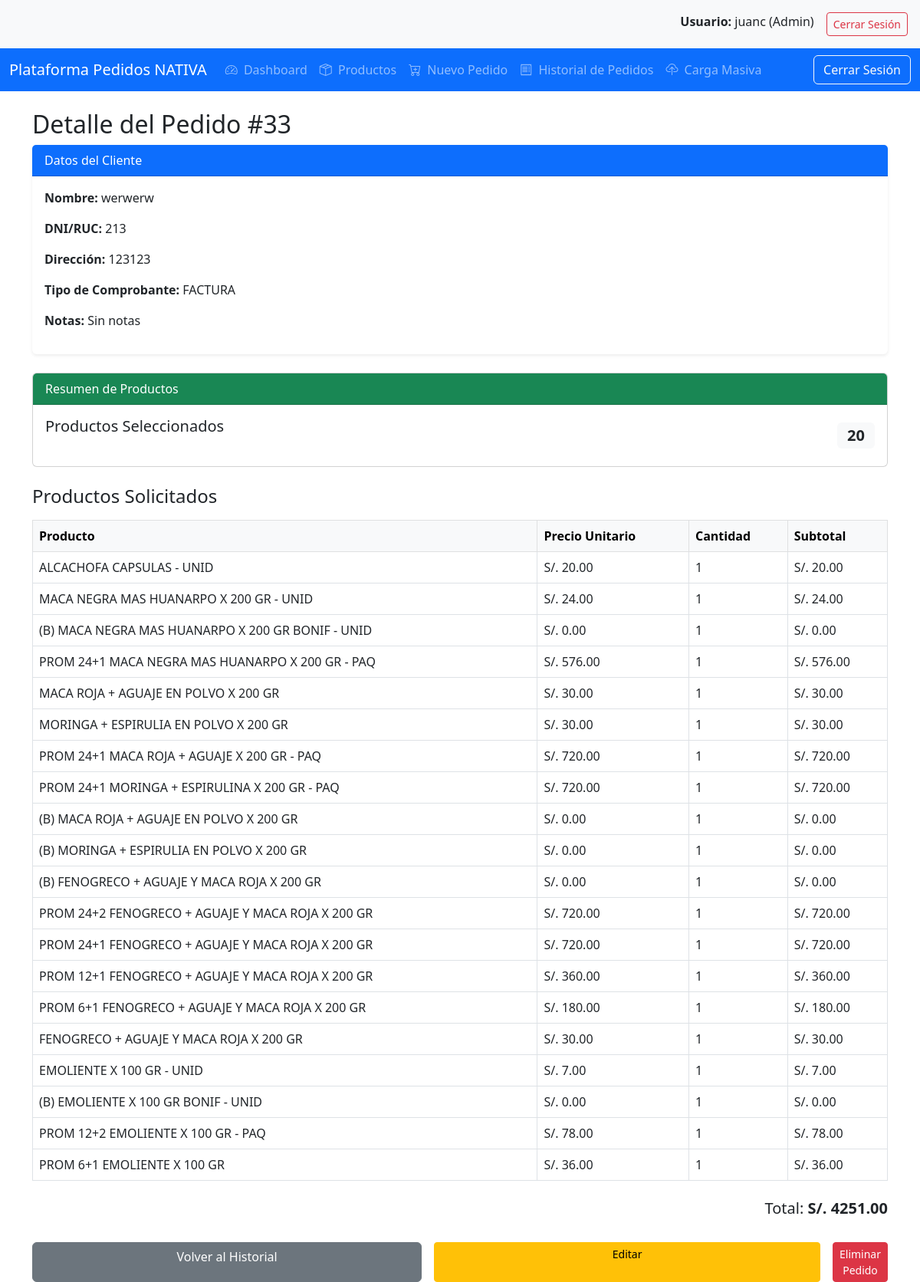
Page /pedidos/33/ (signed in) on the committed database.
### pedidos/models.py (models this page shows, shortened)
class Pedido(models.Model):
    TIPO_COMPROBANTE_CHOICES = [
        ('BOLETA', 'Boleta'),
        ('FACTURA', 'Factura'),
        ('NOTA_VENTA', 'Nota de Venta'),
        ('TICKET', 'Ticket'),
        ('COTIZACION', 'Cotización'),
        ('OTRO', 'Otro')
    ]
    cliente_nombre = models.CharField(max_length=100)
    cliente_dni = models.CharField(max_length=20)
    cliente_empresa = models.CharField(max_length=100, blank=True, null=True)
    direccion = models.TextField()
    tipo_comprobante = models.CharField(
        max_length=50,
        choices=TIPO_COMPROBANTE_CHOICES,
        verbose_name="Tipo de Comprobante"
    )
    notas = models.TextField(blank=True, null=True)
    fecha_pedido = models.DateTimeField(auto_now_add=True)
    total = models.DecimalField(max_digits=12, decimal_places=2, default=0.00)

class DetallePedido(models.Model):
    pedido = models.ForeignKey(Pedido, on_delete=models.CASCADE)
    producto = models.ForeignKey(Producto, on_delete=models.CASCADE)
    cantidad = models.PositiveIntegerField(default=1)
    subtotal = models.DecimalField(max_digits=10, decimal_places=2, default=0.00)

### productos/models.py (models this page shows, shortened)
class Producto(models.Model):
    nombre = models.CharField(max_length=200)
    sku = models.CharField(max_length=50, unique=True)
    precio = models.DecimalField(max_digits=10, decimal_places=2)
    descripcion = models.TextField(blank=True, null=True)
    fecha_creacion = models.DateTimeField(auto_now_add=True)
    activo = models.BooleanField(default=True)

### pedidos/views.py (the view)
# urls.py: path('<int:pk>/', views.pedido_detalle, name='pedido_detalle'),
@login_required
def pedido_detalle(request, pk):
    pedido = get_object_or_404(Pedido, pk=pk)
    detalles = pedido.detallepedido_set.all()  # Obtener todos los productos del pedido
    return render(request, 'pedidos/pedido_detalle.html', {'pedido': pedido, 'detalles': detalles})

### usuarios/templatetags/group_tags.py (called while the page is built)
@register.filter(name='has_group')
def has_group(user, group_name):
    return user.groups.filter(name=group_name).exists()

### templates/pedidos/pedido_detalle.html (shortened to what this page needs)
{% extends "base.html" %}
{% load group_tags %}
{% block content %}
<h2>Detalle del Pedido #{{ pedido.id }}</h2>
<div class="card mb-4 shadow-sm border-0">
    <div class="card-header bg-primary text-white">
        Datos del Cliente
    </div>
    <div class="card-body">
        <p><strong>Nombre:</strong> {{ pedido.cliente_nombre }}</p>
        <p><strong>DNI/RUC:</strong> {{ pedido.cliente_dni|default:"-" }}</p>
        <p><strong>Dirección:</strong> {{ pedido.direccion|default:"-" }}</p>
        <p><strong>Tipo de Comprobante:</strong> {{ pedido.tipo_comprobante|default:"-" }}</p>
        <p><strong>Notas:</strong> {{ pedido.notas|default:"Sin notas" }}</p>
    </div>
</div>
<div class="card mb-4">
    <div class="card-header bg-success text-white">
        Resumen de Productos
    </div>
    <div class="card-body d-flex justify-content-between align-items-center">
        <div>
            <h5 class="mb-0">Productos Seleccionados</h5>
            <small class="text-white-50">Total: {{ detalles|length }} productos</small>
        </div>
        <span class="badge bg-light text-dark fs-5">
            {{ detalles|length }}
        </span>
    </div>
</div>
<h4 class="mb-3">Productos Solicitados</h4>
<div class="table-responsive d-none d-md-block">
    <table class="table table-bordered bg-light mb-4">
        <thead class="table-light">
            <tr>
                <th>Producto</th>
                <th>Precio Unitario</th>
                <th>Cantidad</th>
                <th>Subtotal</th>
            </tr>
        </thead>
        <tbody>
            {% if detalles %}
                {% for detalle in detalles %}
                    <tr>
                        <td>{{ detalle.producto.nombre }}</td>
                        <td>S/. {{ detalle.producto.precio|floatformat:2 }}</td>
                        <td>{{ detalle.cantidad }}</td>
                        <td>S/. {{ detalle.subtotal|floatformat:2 }}</td>
                    </tr>
                {% endfor %}
            {% else %}
                <tr>
                    <td colspan="4" class="text-center text-muted">No hay productos en este pedido.</td>
                </tr>
            {% endif %}
        </tbody>
    </table>
</div>
<div class="d-flex justify-content-end mb-4">
    <h5>Total: <strong>S/. {{ pedido.total|floatformat:2 }}</strong></h5>
</div>
<div class="d-grid gap-2 d-md-flex justify-content-md-end">
    <a href="{% url 'historial:pedido_historial' %}" class="btn btn-secondary w-100 w-md-auto me-md-2">Volver al Historial</a>
    {% if not user|has_group:"Vendedor" and not user|has_group:"Lector" %}
        <a href="{% url 'pedidos:pedido_editar' pedido.id %}" class="btn btn-warning btn-sm w-100 w-md-auto me-md-2">Editar</a>
    {% endif %}
    {% if not user|has_group:"Vendedor" and not user|has_group:"Lector" %}
        <form method="post" action="{% url 'pedidos:pedido_eliminar' pedido.id %}" class="d-inline">
            <button type="submit" class="btn btn-danger btn-sm w-100 w-md-auto" onclick="return confirm('¿Estás seguro?')">Eliminar Pedido</button>
        </form>
    {% endif %}
</div>
{% endblock %}

### templates/base.html (shortened to what this page needs)
{% load group_tags %}
<!DOCTYPE html>
<html lang="es">
<head>
    <link href="https://cdn.jsdelivr.net/npm/bootstrap@5.3.0/dist/css/bootstrap.min.css"  rel="stylesheet">
    <link rel="stylesheet" href="https://cdn.jsdelivr.net/npm/bootstrap-icons@1.11.3/font/bootstrap-icons.min.css">
</head>
<body>
<div class="d-flex justify-content-end p-3 bg-light">
    {% if user.is_authenticated %}
        <div class="me-3">
            <strong>Usuario:</strong> {{ user.username }}
            {% if user|has_group:"Vendedor" %}
                (Vendedor)
            {% elif user.is_superuser %}
                (Admin)
            {% endif %}
        </div>
        <form action="{% url 'logout' %}" method="post" class="d-inline">
            <button type="submit" class="btn btn-sm btn-outline-danger">Cerrar Sesión</button>
        </form>
    {% else %}
        <a href="{% url 'login' %}?next={{ request.path }}" class="btn btn-sm btn-outline-primary">Iniciar Sesión</a>
    {% endif %}
</div>
{% include "menu.html" %}
<div class="container mt-4">
    {% block content %}
    {% endblock %}
</div>
</body>
</html>

### templates/menu.html (shortened to what this page needs)
{% load group_tags %}
<nav class="navbar navbar-expand-lg navbar-dark bg-primary mb-4">
    <div class="container-fluid">
        <a class="navbar-brand" href="#">Plataforma Pedidos NATIVA</a>
        <div class="collapse navbar-collapse" id="navbarSupportedContent">
            <ul class="navbar-nav me-auto mb-2 mb-lg-0">
                {% if user.is_superuser or user|has_group:"Administrador" %}
                    <li class="nav-item">
                        <a class="nav-link" href="{% url 'dashboard' %}">
                            <i class="bi bi-speedometer2 me-1"></i> Dashboard
                        </a>
                    </li>
                {% endif %}
                <li class="nav-item">
                    <a class="nav-link" href="{% url 'productos:producto_list' %}">
                        <i class="bi bi-box-seam me-1"></i> Productos
                    </a>
                </li>
                <li class="nav-item">
                    <a class="nav-link" href="{% url 'pedidos:pedido_crear' %}">
                        <i class="bi bi-cart-plus me-1"></i> Nuevo Pedido
                    </a>
                </li>
                <li class="nav-item">
                    <a class="nav-link" href="{% url 'historial:pedido_historial' %}">
                        <i class="bi bi-receipt me-1"></i> Historial de Pedidos
                    </a>
                </li>
                {% if user.is_superuser %}
                    <li class="nav-item">
                        <a class="nav-link" href="{% url 'productos:carga_masiva_productos' %}">
                            <i class="bi bi-cloud-upload me-1"></i> Carga Masiva
                        </a>
                    </li>
                {% endif %}
            </ul>
            <form class="d-flex ms-auto" action="{% url 'logout' %}" method="post">
                <button type="submit" class="btn btn-outline-light">Cerrar Sesión</button>
            </form>
        </div>
    </div>
</nav>

### rows in the picture
Pedido: id "33", cliente_nombre "werwerw", cliente_dni "213", direccion "123123", tipo_comprobante "FACTURA", notas "Sin notas", total "4251.00"
DetallePedido: producto.nombre "ALCACHOFA CAPSULAS - UNID", producto.precio "20.00", cantidad "1", subtotal "20.00"
DetallePedido: producto.nombre "MACA NEGRA MAS HUANARPO X 200 GR - UNID", producto.precio "24.00", cantidad "1", subtotal "24.00"
DetallePedido: producto.nombre "(B) MACA NEGRA MAS HUANARPO X 200 GR BONIF - UNID", producto.precio "0.00", cantidad "1", subtotal "0.00"
DetallePedido: producto.nombre "PROM 24+1 MACA NEGRA MAS HUANARPO X 200 GR - PAQ", producto.precio "576.00", cantidad "1", subtotal "576.00"
DetallePedido: producto.nombre "MACA ROJA + AGUAJE EN POLVO X 200 GR", producto.precio "30.00", cantidad "1", subtotal "30.00"
DetallePedido: producto.nombre "MORINGA + ESPIRULIA EN POLVO X 200 GR", producto.precio "30.00", cantidad "1", subtotal "30.00"
DetallePedido: producto.nombre "PROM 24+1 MACA ROJA + AGUAJE X 200 GR - PAQ", producto.precio "720.00", cantidad "1", subtotal "720.00"
DetallePedido: producto.nombre "PROM 24+1 MORINGA + ESPIRULINA X 200 GR - PAQ", producto.precio "720.00", cantidad "1", subtotal "720.00"
DetallePedido: producto.nombre "(B) MACA ROJA + AGUAJE EN POLVO X 200 GR", producto.precio "0.00", cantidad "1", subtotal "0.00"
DetallePedido: producto.nombre "(B) MORINGA + ESPIRULIA EN POLVO X 200 GR", producto.precio "0.00", cantidad "1", subtotal "0.00"
DetallePedido: producto.nombre "(B) FENOGRECO + AGUAJE Y MACA ROJA X 200 GR", producto.precio "0.00", cantidad "1", subtotal "0.00"
DetallePedido: producto.nombre "PROM 24+2 FENOGRECO + AGUAJE Y MACA ROJA X 200 GR", producto.precio "720.00", cantidad "1", subtotal "720.00"
DetallePedido: producto.nombre "PROM 24+1 FENOGRECO + AGUAJE Y MACA ROJA X 200 GR", producto.precio "720.00", cantidad "1", subtotal "720.00"
DetallePedido: producto.nombre "PROM 12+1 FENOGRECO + AGUAJE Y MACA ROJA X 200 GR", producto.precio "360.00", cantidad "1", subtotal "360.00"
DetallePedido: producto.nombre "PROM 6+1 FENOGRECO + AGUAJE Y MACA ROJA X 200 GR", producto.precio "180.00", cantidad "1", subtotal "180.00"
DetallePedido: producto.nombre "FENOGRECO + AGUAJE Y MACA ROJA X 200 GR", producto.precio "30.00", cantidad "1", subtotal "30.00"
DetallePedido: producto.nombre "EMOLIENTE X 100 GR - UNID", producto.precio "7.00", cantidad "1", subtotal "7.00"
DetallePedido: producto.nombre "(B) EMOLIENTE X 100 GR BONIF - UNID", producto.precio "0.00", cantidad "1", subtotal "0.00"
DetallePedido: producto.nombre "PROM 12+2 EMOLIENTE X 100 GR - PAQ", producto.precio "78.00", cantidad "1", subtotal "78.00"
DetallePedido: producto.nombre "PROM 6+1 EMOLIENTE X 100 GR", producto.precio "36.00", cantidad "1", subtotal "36.00"

### other values in the picture
{{ user.username }} "juanc"
{{ detalles|length }} "20"
